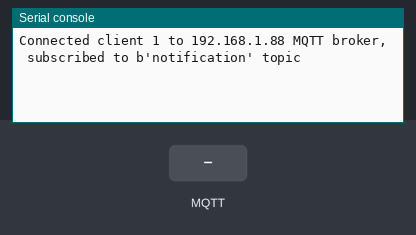
A program run on a simulated ESP32 board running MicroPython. On the bench: the last lines printed to the serial console. The test bench sets the inputs (shaded band). No MQTT or app messages arrive unless stated; the clock reads 2024-03-15 10:24:30 at power-on unless the program sets it.

Above: at 1.3 s.
1.4 s: MQTT message "notification" arrives on the first subscribed topic
At 1.8 s:
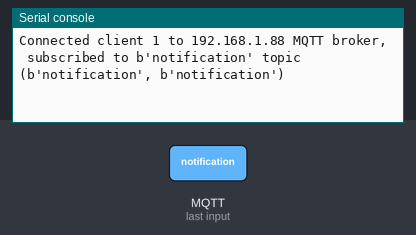
2.9 s: MQTT message "received" arrives on the first subscribed topic
At 4.1 s:
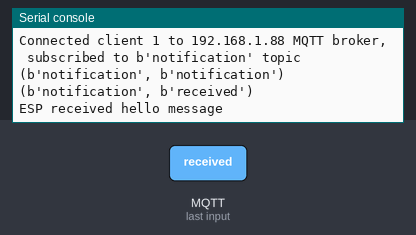
4.4 s: MQTT message "1" arrives on the first subscribed topic
At 5.3 s:
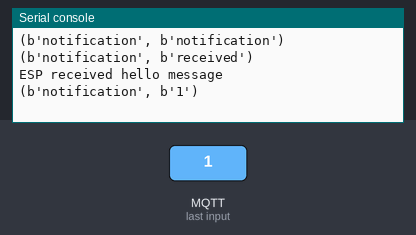
5.9 s: MQTT message "on" arrives on the first subscribed topic
At 6.4 s:
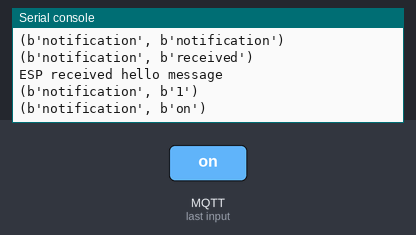
7.4 s: MQTT message "off" arrives on the first subscribed topic
At 8.8 s:
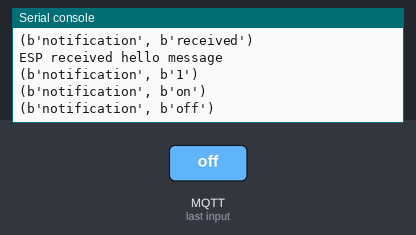

The program:

mqtt_simple.py
```python
import time
from umqttsimple import MQTTClient
import ubinascii
import machine
import micropython
import network
import esp

esp.osdebug(None)
import gc

gc.collect()

mqtt_server = "192.168.1.88"
port = 1883
mqtt_username= "mosquitto"
mqtt_password = "mosquitto"

client_id = ubinascii.hexlify(machine.unique_id())

topic_sub = b"notification"
topic_pub = b"hello"

last_message = 0
message_interval = 5
counter = 0


def sub_cb(topic, msg):
  print((topic, msg))
  if topic == b'notification' and msg == b'received':
    print('ESP received hello message')

def connect_and_subscribe():
  global client_id, mqtt_server, topic_sub
  client = MQTTClient(client_id, mqtt_server, port, mqtt_username, mqtt_password)
  client.set_callback(sub_cb)
  client.connect()
  client.subscribe(topic_sub)
  print('Connected client 1 to %s MQTT broker, subscribed to %s topic' % (mqtt_server, topic_sub))

  return client

def restart_and_reconnect():
  print('Failed to connect to MQTT broker. Reconnecting...')
  time.sleep(10)
  #machine.reset()

try:
  client = connect_and_subscribe()
except OSError as e:
  restart_and_reconnect()

while True:
  try:
    client.check_msg()
    if (time.time() - last_message) > message_interval:
      #msg = b'Hello #%d' % counter
      msg = b'weather,location=us-midwest temperature=%d'% counter
      client.publish(topic_pub, msg)
      #print ("publish msg ", msg)
      last_message = time.time()
      counter += 1
  except OSError as e:
      print ("OSError:", e)
      restart_and_reconnect()
```

Measured:
- after the input at 1.4 s, the serial console: prints a new line at once (image 1)
- after the input at 2.9 s, the serial console: prints a new line at once (image 2)
- after the input at 4.4 s, the serial console: prints a new line at once (image 3)
- after the input at 5.9 s, the serial console: prints a new line at once (image 4)
- after the input at 7.4 s, the serial console: prints a new line at once (image 5)
